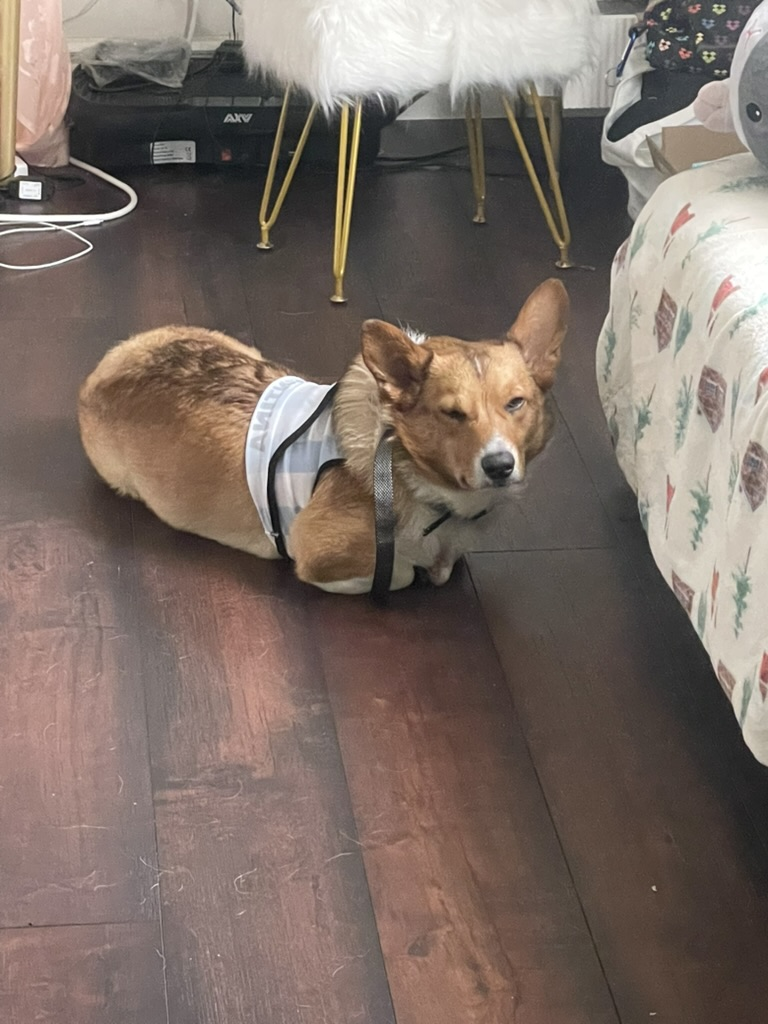
#> input picture photo/bear.jpeg, 768 x 1024 px
$ python transformation.py
#> lines starting #> are read from the running program, lines starting #| are printed output that depends on the picture
import cv2 as cv
import numpy as np
img = cv.imread('photo/bear.jpeg')
#> img is the input picture: shape (1024, 768, 3); mean B, G, R 101.9, 109.9, 123.9

cv.imshow('Bear', img)

#Translation - shift image along x, y axis
def translate(img, x, y):
#> called with x = -100, y = 100
    transMat = np.float32([[1,0,x], [0,1,y]])
    dimensions = (img.shape[1], img.shape[0])
#> dimensions = (768, 1024)
    return cv.warpAffine(img, transMat, dimensions)
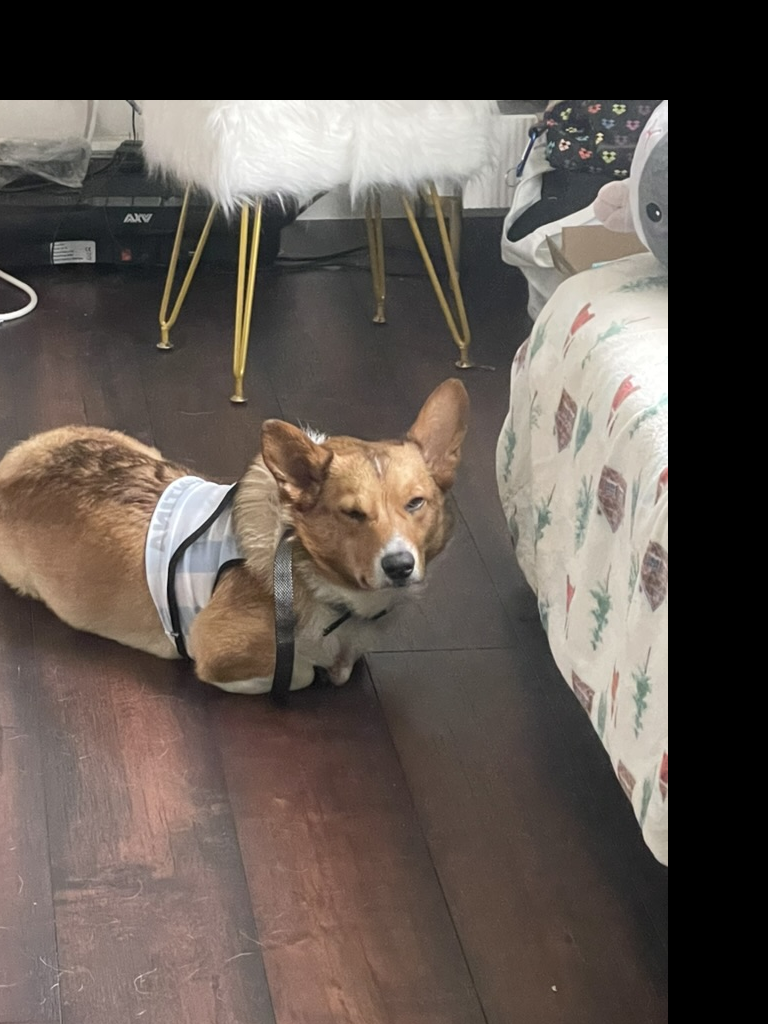
#> returned value: shape (1024, 768, 3); mean of channels 0, 1, 2 79.4, 85.8, 95.3; drawn as B, G, R


# -x --> Left
# -y --> Up
# x --> Right
# y --> Down

translated = translate(img, -100, 100)
cv.imshow('Translated', translated)

#Rotation - rotate image with an angle
def rotate(img, angle, rotPoint=None):
#> called with angle = -45
    (height, width) = img.shape[:2]
#> height = 1024; width = 768
    if rotPoint is None:
        rotPoint = (width // 2, height // 2)
#> rotPoint = (384, 512)

    rotMat = cv.getRotationMatrix2D(rotPoint, angle, 1.0)
    dimensions = (width, height)
#> dimensions = (768, 1024)
    return cv.warpAffine(img, rotMat, dimensions)
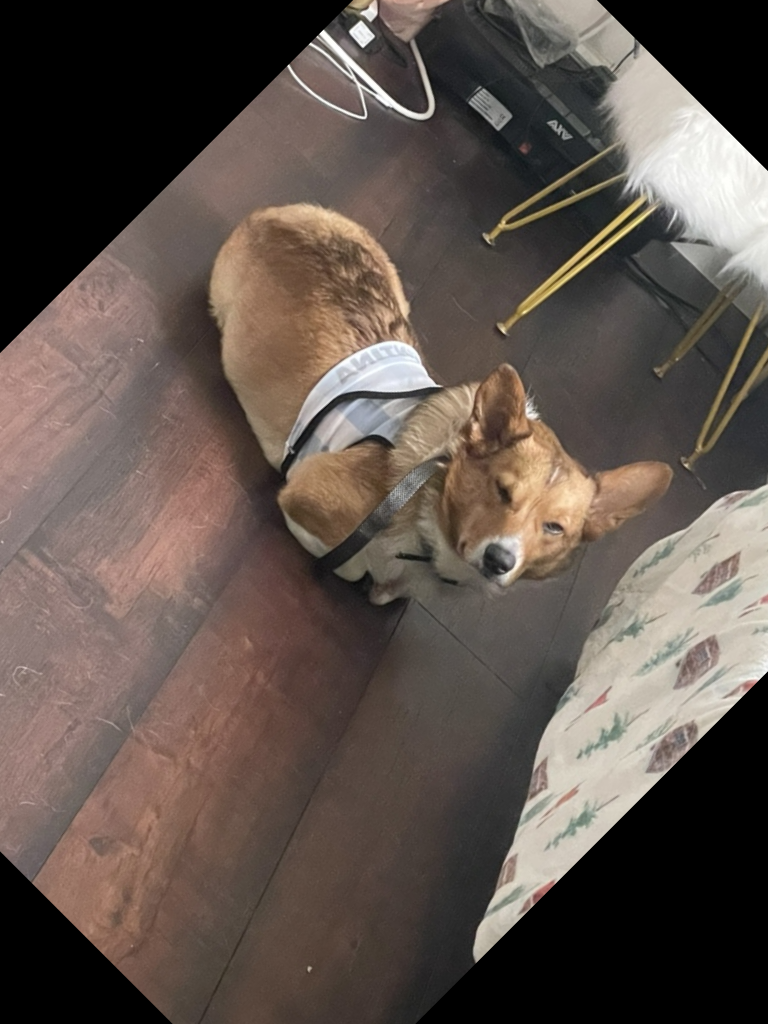
#> returned value: shape (1024, 768, 3); mean of channels 0, 1, 2 76.3, 83.1, 94.6; drawn as B, G, R

rotated = rotate(img, -45)
cv.imshow('Rotated', rotated)

rotated_roated = rotate(img, -90)
#> call 2 of rotate, with angle = -90
#> in rotate (call 2), `return cv.warpAffine(img, rotMat, dimensions)`:
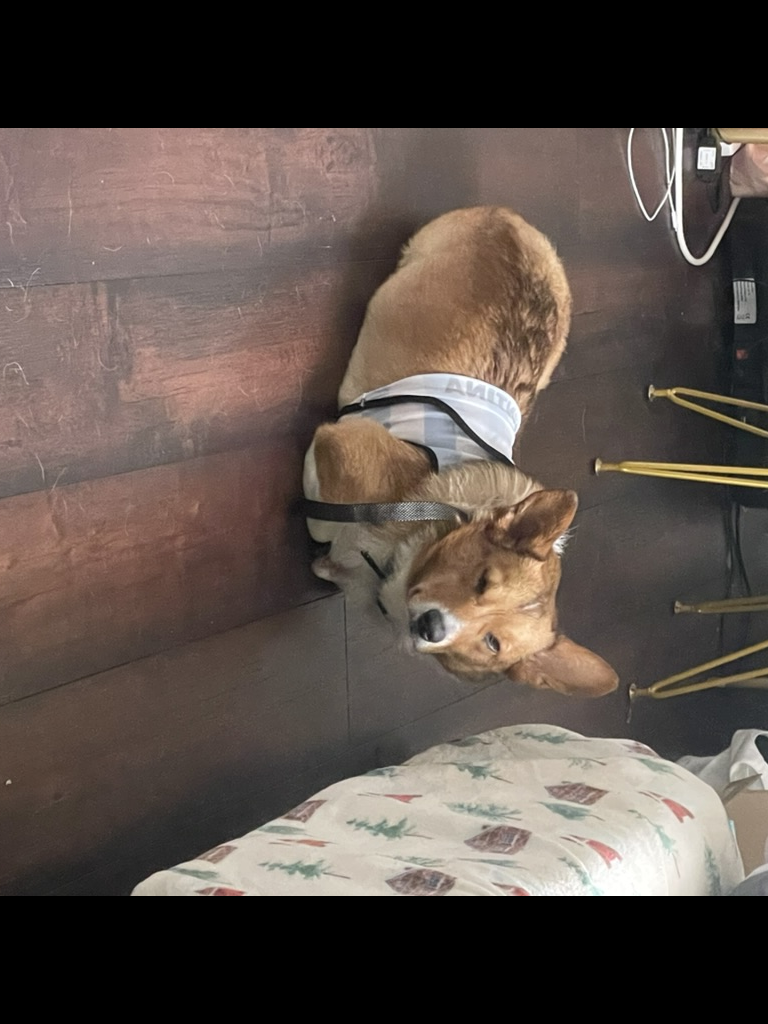
#> returned value: shape (1024, 768, 3); mean of channels 0, 1, 2 72.5, 78.8, 89.8; drawn as B, G, R
cv.imshow('Rotated Rotated', rotated_roated)


#Resize an image
resized = cv.resize(img, (500, 500), interpolation= cv.INTER_CUBIC)
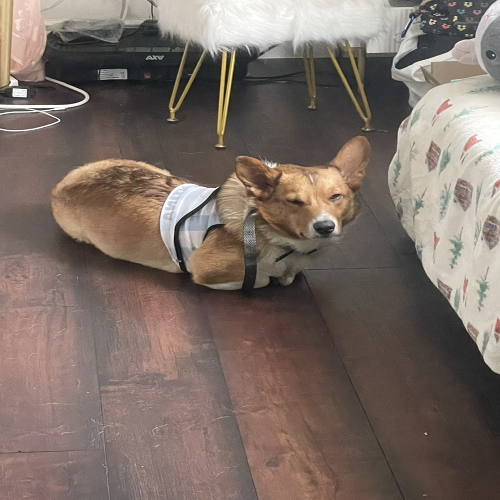
#> resized: shape (500, 500, 3); mean B, G, R 101.9, 109.9, 123.9
cv.imshow('Resized', resized)

#Flip an image
flip = cv.flip(img, -1)
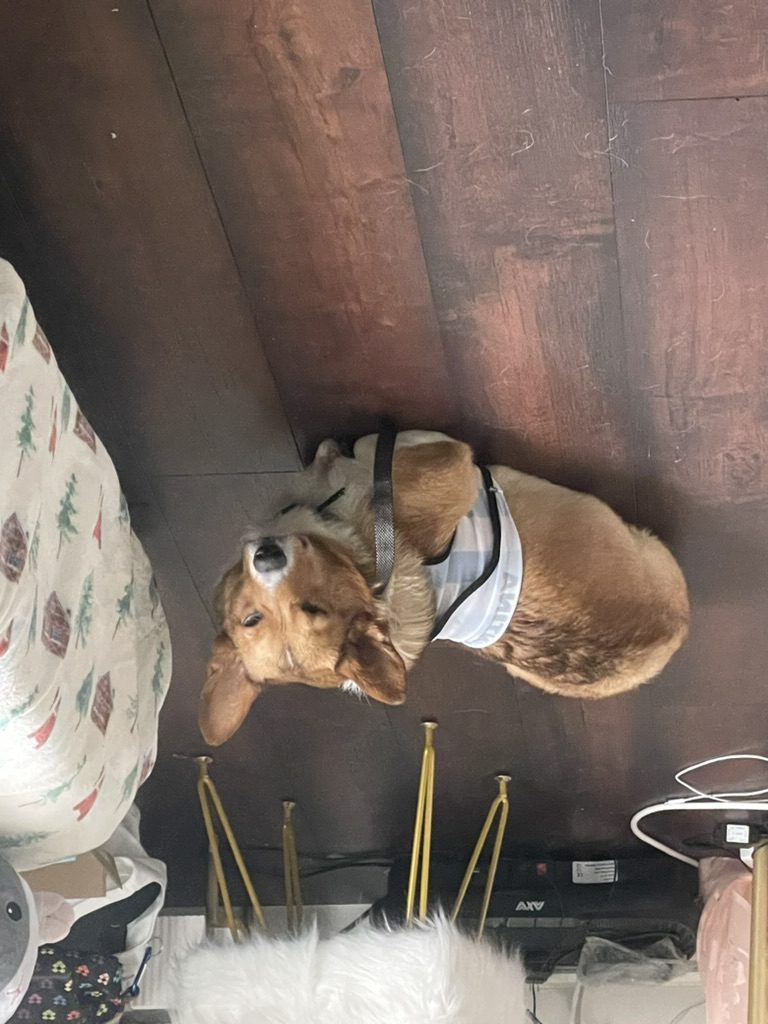
#> flip: shape (1024, 768, 3); mean B, G, R 101.9, 109.9, 123.9
cv.imshow('Flipped', flip)

#Cropping
cropped = img[50:200, 200:400]
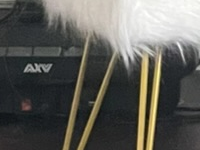
#> cropped: shape (150, 200, 3); mean B, G, R 87.5, 92.9, 93.5
cv.imshow('Cropped', cropped)

cv.waitKey(0)

$ run again, with photo/group.jpeg copied over photo/bear.jpeg
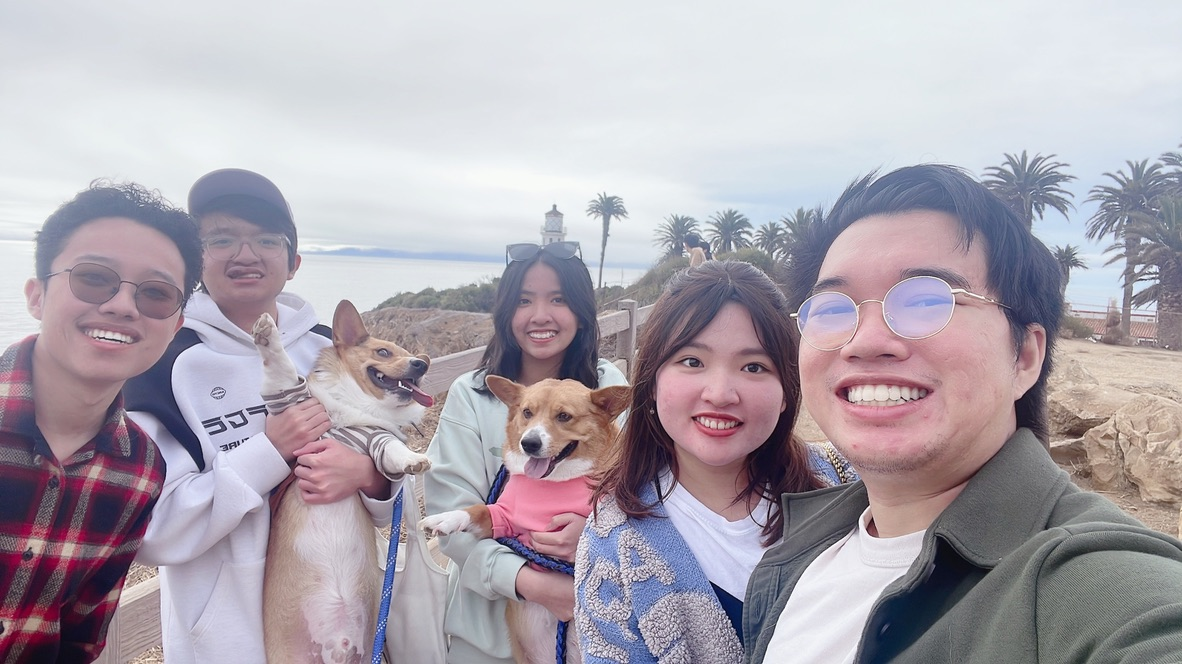
#> input picture photo/group.jpeg, 1182 x 664 px
#> img is the input picture: shape (664, 1182, 3); mean B, G, R 175.8, 166.6, 174.1
#> `flip = cv.flip(img, -1)`:
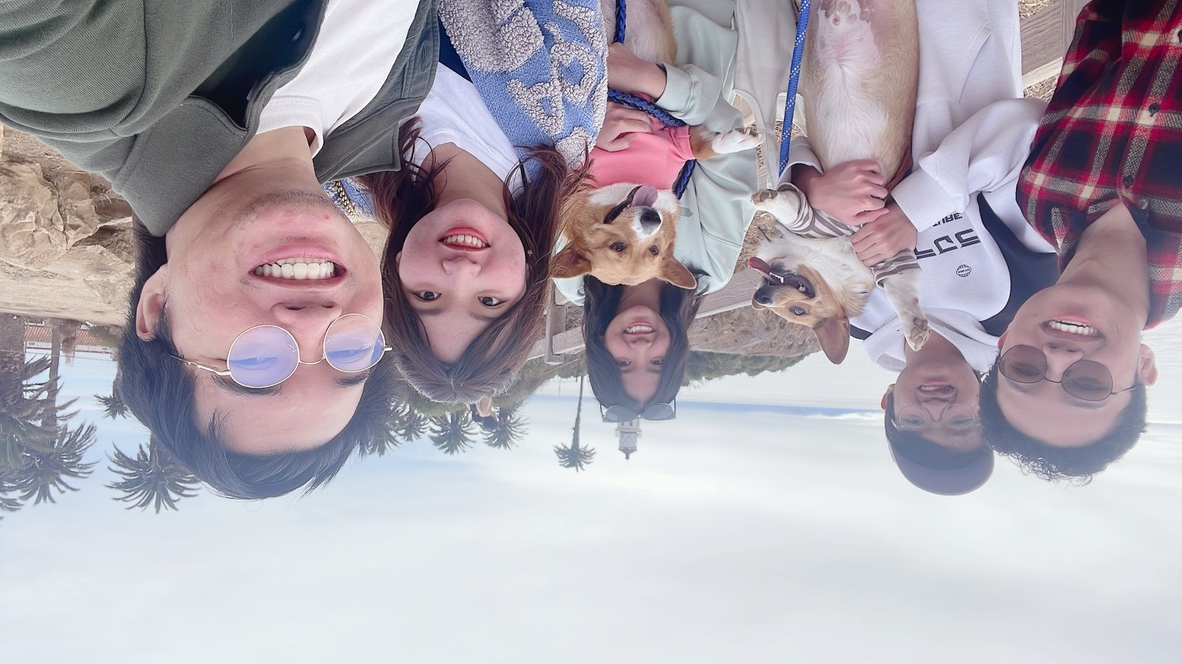
#> flip: shape (664, 1182, 3); mean B, G, R 175.8, 166.6, 174.1
#> `cropped = img[50:200, 200:400]`:
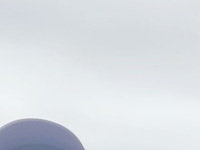
#> cropped: shape (150, 200, 3); mean B, G, R 228.1, 222.8, 218.3

$ run again, with photo/sachie.jpeg copied over photo/bear.jpeg
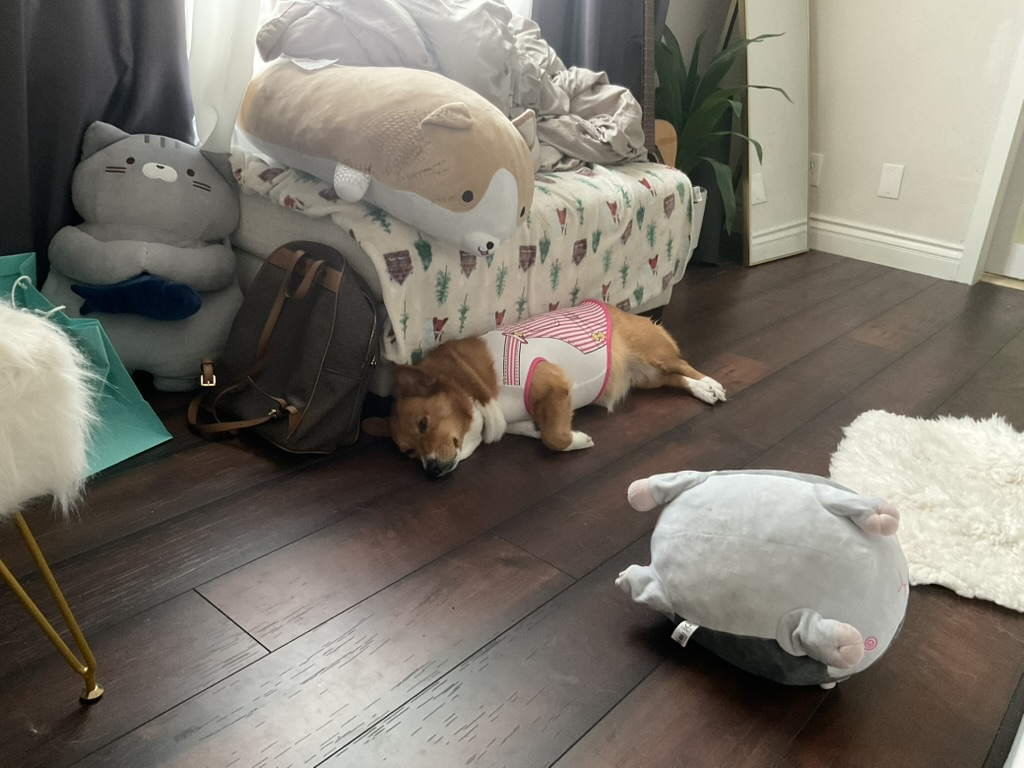
#> input picture photo/sachie.jpeg, 1024 x 768 px
#> img is the input picture: shape (768, 1024, 3); mean B, G, R 107.2, 117.1, 122.3
#> `flip = cv.flip(img, -1)`:
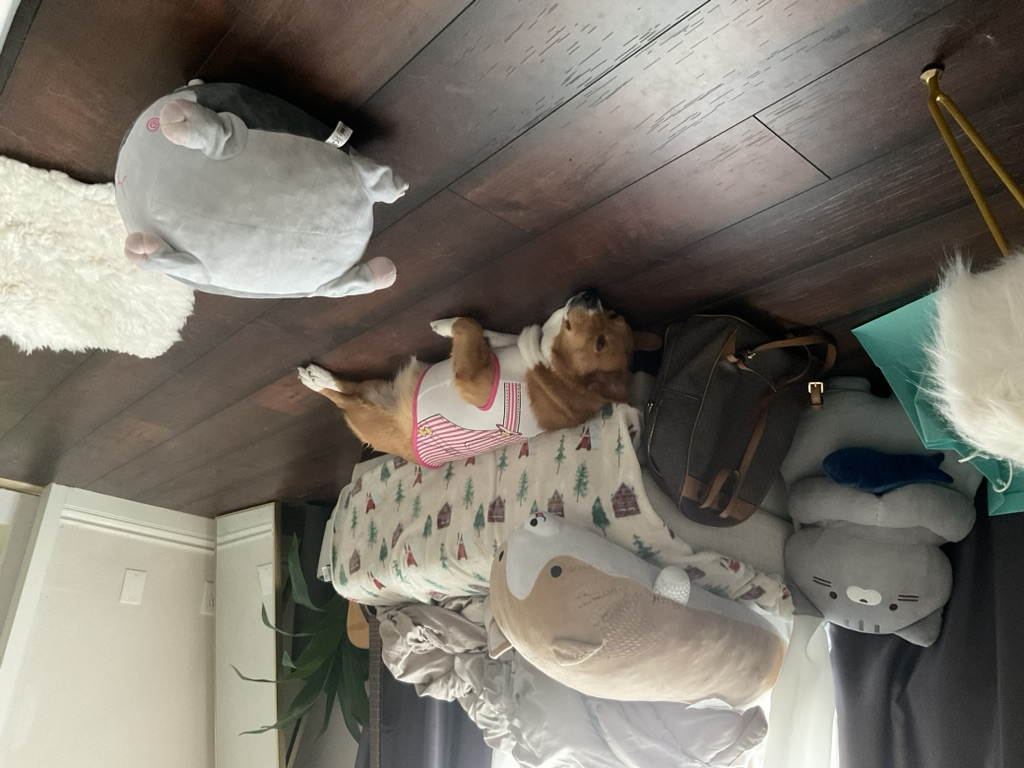
#> flip: shape (768, 1024, 3); mean B, G, R 107.2, 117.1, 122.3
#> `cropped = img[50:200, 200:400]`:
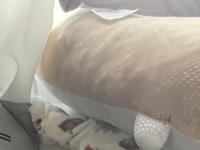
#> cropped: shape (150, 200, 3); mean B, G, R 145.2, 156.6, 163.1
